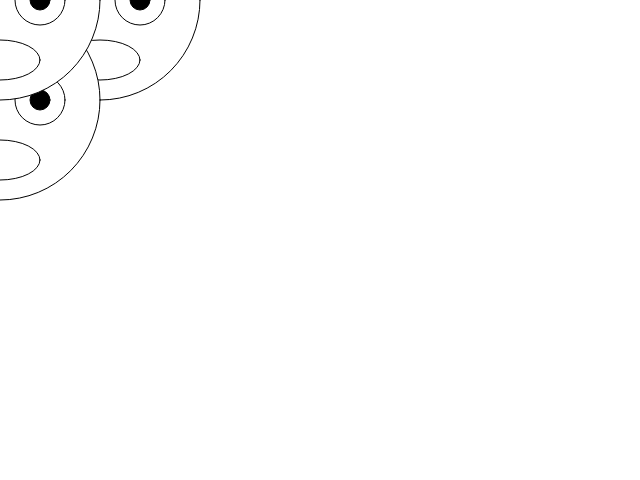
Frame 1 (no input)
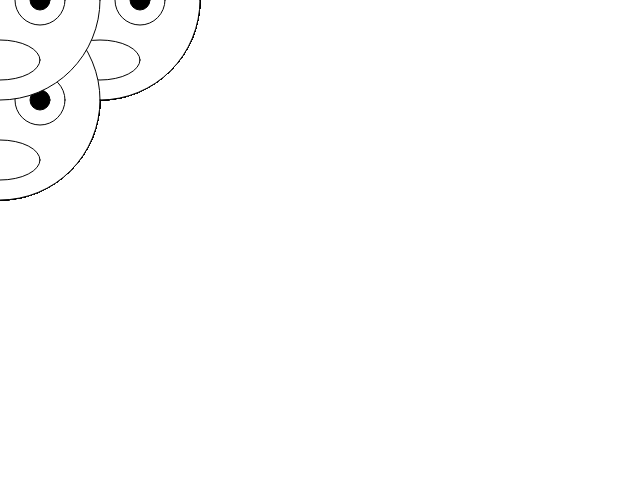
Frame 60 (no input)
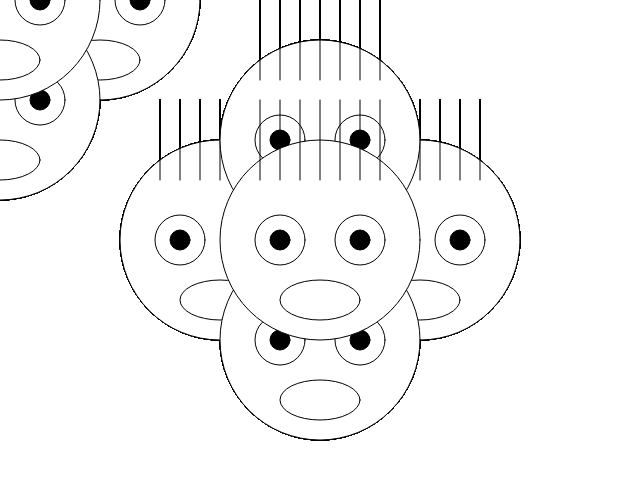
Frame 120 (the mouse pressed at the canvas centre since frame 60)

The p5.js sketch that drew these frames (run headless with seeded random() and noise() and a simulated clock; from frame 60 on, the mouse is pressed at the canvas centre):

// p5.js sketch
// ── sketch.js
// 函数setup() : 准备阶段
function setup() {
	// 创建画布，宽度640像素，高度480像素
	// 画布的坐标系统为，左上角坐标为（0，0），
	// x方向水平向右，y方向垂直向下，单位像素
	createCanvas(640,480);
}

// 函数draw()：作画阶段
function draw() {	
	// 在鼠标位置及其上下左右绘制5个懵逼脸
	drawConfuseFace(mouseX-100,mouseY);
	drawConfuseFace(mouseX+100,mouseY);
	drawConfuseFace(mouseX,mouseY-100);
	drawConfuseFace(mouseX,mouseY+100);
	drawConfuseFace(mouseX,mouseY);
}

function drawConfuseFace(posX, posY)
{
	fill(255);// 填充白色
	// 1 画脸
	ellipse(posX,posY,200,200);// 圆圈
	
	// 2 左眼
	ellipse(posX-40,posY,50,50);// 另一个圆圈
	
	// 3 右眼
	ellipse(posX+40,posY,50,50); 
	
	// 4 嘴巴
	ellipse(posX,posY+60,80,40);
	
	fill(0);// 填充黑色	
	// 5 左眼珠
	ellipse(posX-40,posY,20,20);
	
	// 6 右眼珠
	ellipse(posX+40,posY,20,20);
	
	// 7 头发：从左到右画一排竖线
	line(posX-60,posY-60,posX-60,posY-140);
	line(posX-40,posY-60,posX-40,posY-140);
	line(posX-20,posY-60,posX-20,posY-140);
	line(posX   ,posY-60,posX   ,posY-140);
	line(posX+20,posY-60,posX+20,posY-140);
	line(posX+40,posY-60,posX+40,posY-140);
	line(posX+60,posY-60,posX+60,posY-140);
}
